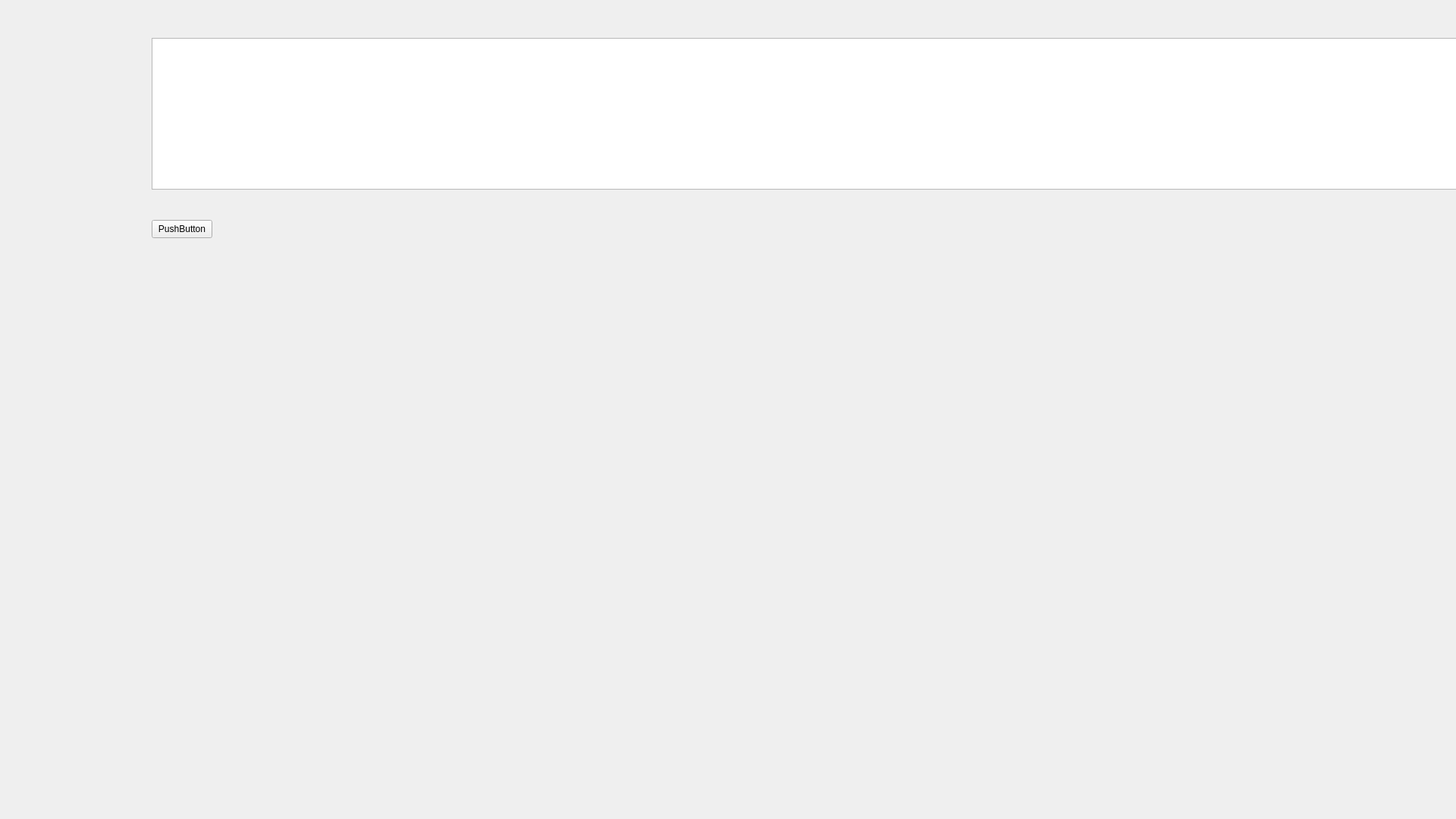
<?xml version="1.0" encoding="UTF-8"?>
<ui version="4.0">
 <class>DatabaseScreen</class>
 <widget class="QMainWindow" name="DatabaseScreen">
  <property name="geometry">
   <rect>
    <x>0</x>
    <y>0</y>
    <width>1920</width>
    <height>1080</height>
   </rect>
  </property>
  <property name="windowTitle">
   <string>MainWindow</string>
  </property>
  <widget class="QWidget" name="centralwidget">
   <widget class="QTextEdit" name="textEdit">
    <property name="geometry">
     <rect>
      <x>200</x>
      <y>50</y>
      <width>1770</width>
      <height>200</height>
     </rect>
    </property>
   </widget>
   <widget class="QPushButton" name="pushButton">
    <property name="geometry">
     <rect>
      <x>200</x>
      <y>290</y>
      <width>80</width>
      <height>24</height>
     </rect>
    </property>
    <property name="text">
     <string>PushButton</string>
    </property>
   </widget>
  </widget>
  <widget class="QMenuBar" name="menubar">
   <property name="geometry">
    <rect>
     <x>0</x>
     <y>0</y>
     <width>1920</width>
     <height>21</height>
    </rect>
   </property>
  </widget>
 </widget>
 <resources/>
 <connections/>
</ui>
